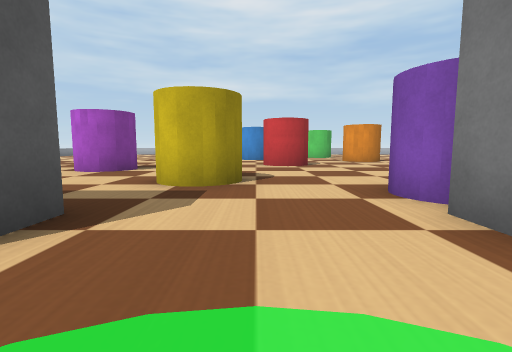
view 1 (above)

23 first-person views from a walk through a Webots world. The camera is 0.12 m above the floor, tilts 6° down and sees 85° across. The floor is counted in squares, 0.2 m on a side. Each view is taken from the middle of a square. On the plan, view 1 faces up. The plan holds only what a view shows up to about 9 squares ahead; the rest is blank. The robots in the file are not drawn. Simple shapes and patterns stand in for the simulator's stock objects.

view 2
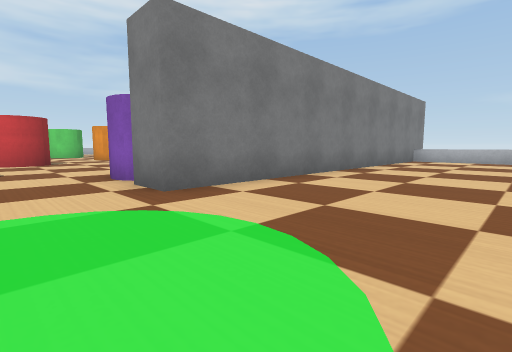

view 3
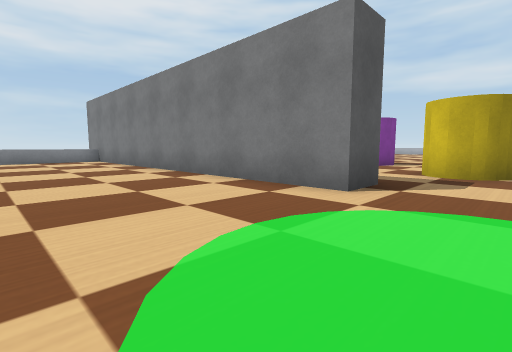

view 4
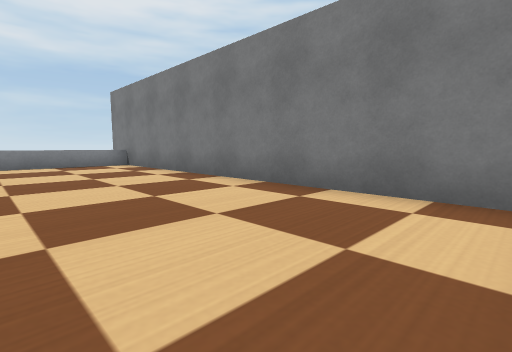

view 5
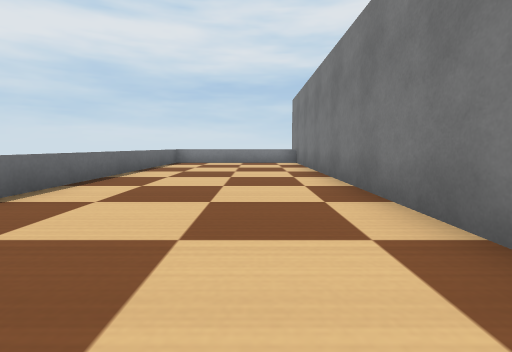

view 6
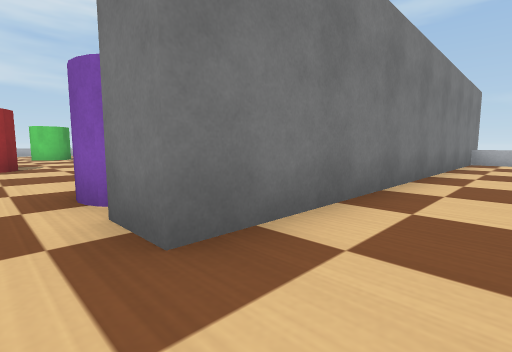

view 7
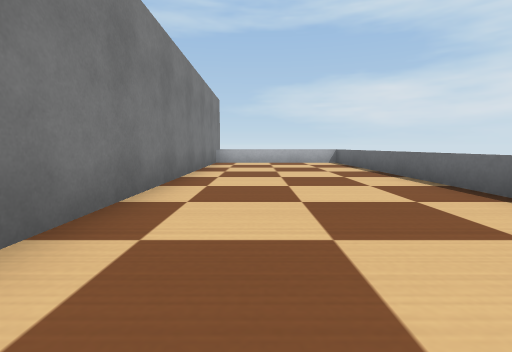

view 8
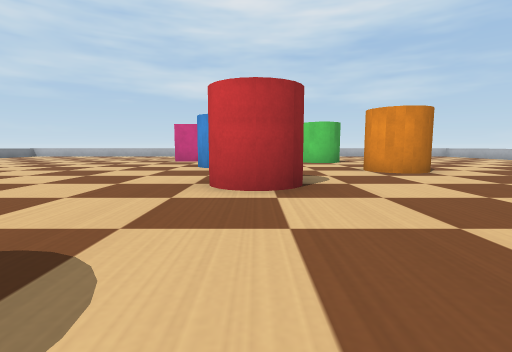

view 9
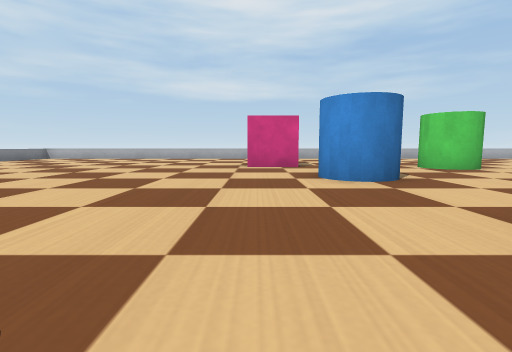

view 10
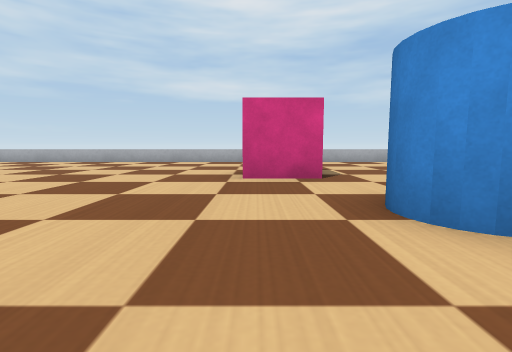

view 11
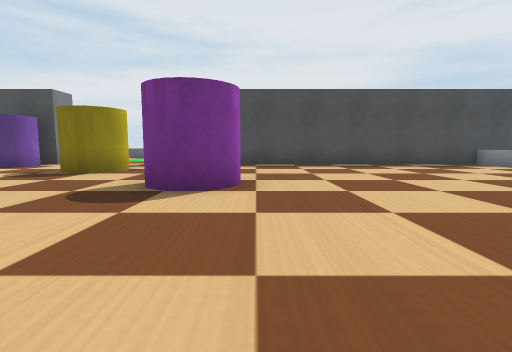

view 12
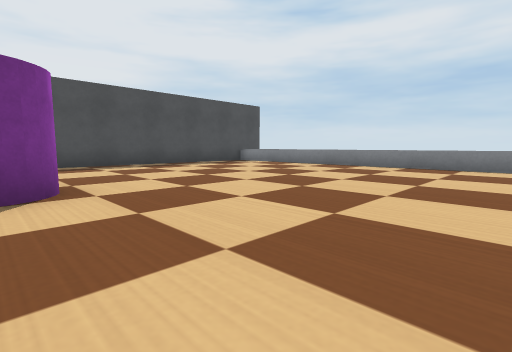

view 13
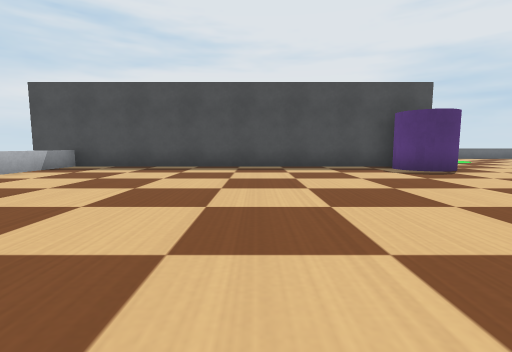

view 14
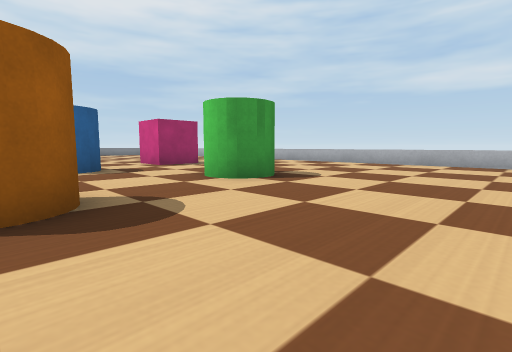

view 15
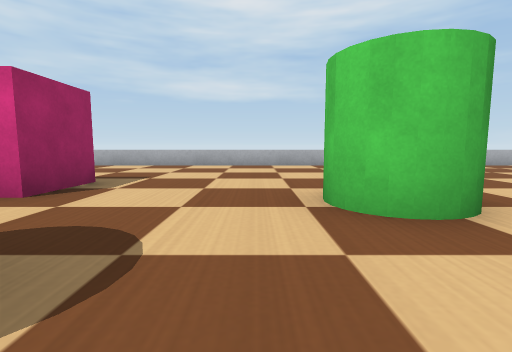

view 16
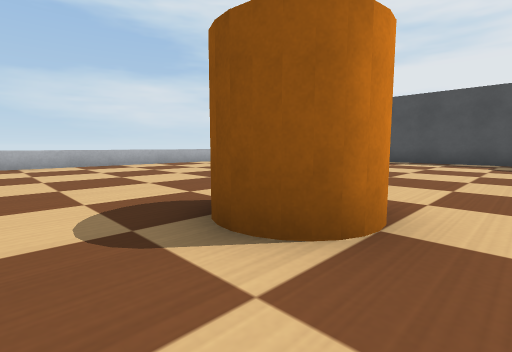

view 17
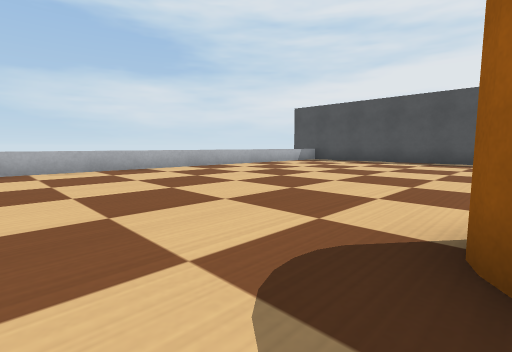

view 18
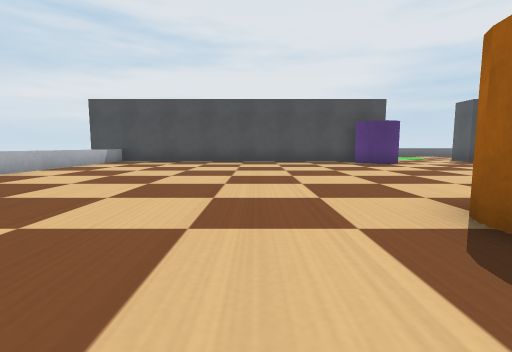

view 19
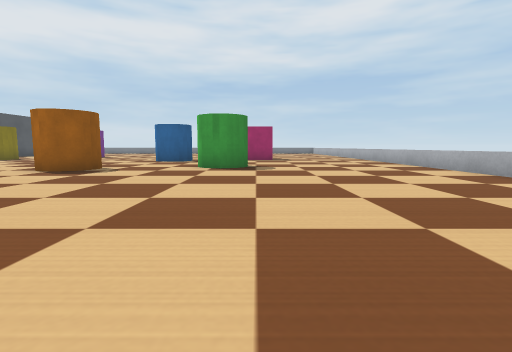

view 20
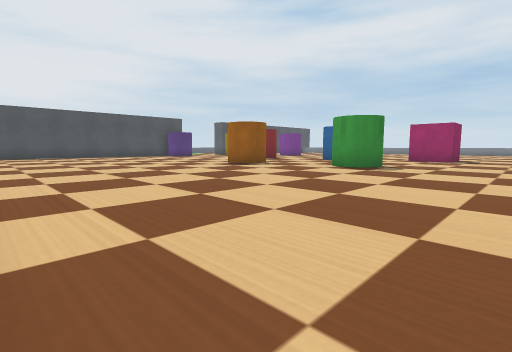

view 21
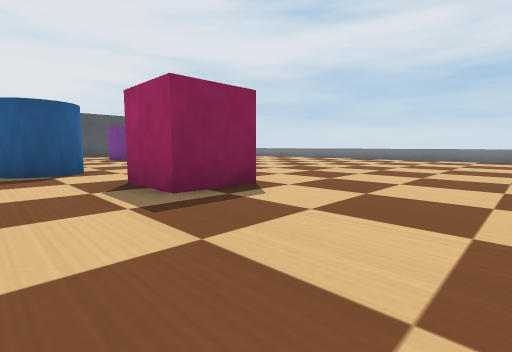

view 22
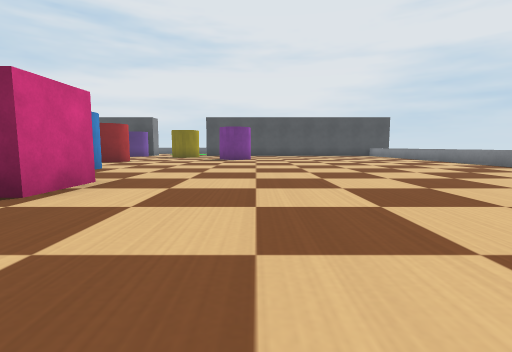

view 23
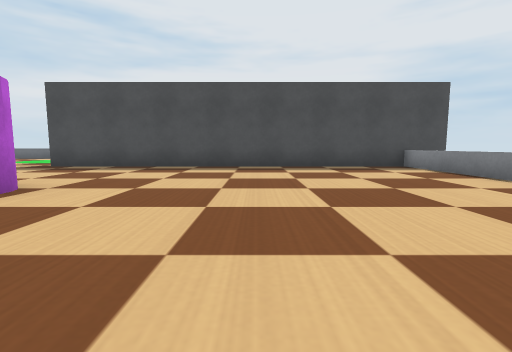

### Floor plan
Key: @ floor where view 1 was taken; # wall or solid block; . floor; = window, fence, low wall or low ledge; C red cylinder; P purple cylinder; Y yellow cylinder; B barrier; L blue cylinder; R orange cylinder; G green cylinder; M magenta box.
Columns run from 14 left of view 1 to 14 right of it. Each row starts with its distance up from view 1.
 22            ============
 21       ..................
 20      ......................
 19      ......................
 18      .......MM.............
 17      .......MM....G........
 16     ........MM...GG........
 15    ...............G........
 14   ...........LLL...........=
 13  =............L....R.......=
 12  =................RR.......=
 11  =.................R.......=
 10  =............CCC..........=
  9  =.............C...........=
  8  =.......PPP...............=
  7   ........P................=
  6  =...........Y.............=
  5  =..........YYY............=
  4  =...........Y..PP.........=
  3  #..............PP.........#
  2 BBBBBBBBBBBBB...BBBBBBBBBBBBB
  1  =.........................=
  0  =............@...........
 -1  =........................
 -2  =........................
 -3    =======         =======

Positions as (right, up) in squares from view 1, and headings:
1: (0, 0), facing up
2: (0, -2), facing up-right
3: (0, -2), facing up-left
4: (-3, -2), facing up-left
5: (-2, 0), facing left
6: (1, 0), facing up-right
7: (2, 0), facing right
8: (1, 5), facing up
9: (-2, 8), facing up
10: (-2, 11), facing up
11: (-5, 12), facing down
12: (-4, 12), facing down-left
13: (7, 11), facing down
14: (8, 12), facing up-left
15: (2, 13), facing up
16: (3, 14), facing down-right
17: (5, 14), facing down-right
18: (7, 14), facing down
19: (12, 17), facing left
20: (12, 20), facing down-left
21: (1, 21), facing down-left
22: (-5, 21), facing down
23: (-8, 11), facing down
